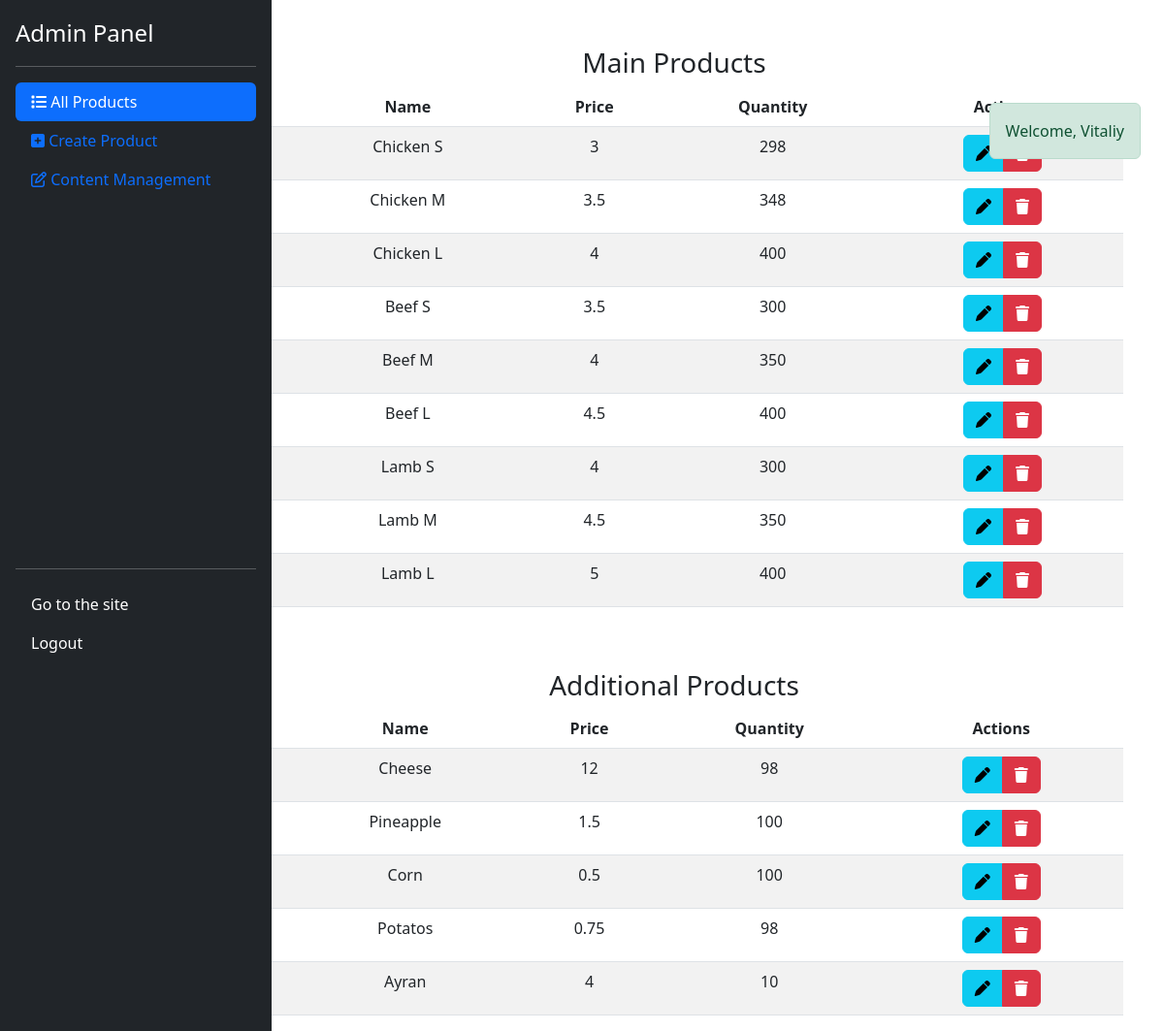
/admin/products (signed in), run on the app's committed database.
### tables this page shows
CREATE TABLE `products` (
  `id` bigint NOT NULL AUTO_INCREMENT,
  `name` varchar(255) NOT NULL,
  `description` text,
  `quantity` int unsigned DEFAULT '0',
  `price` float NOT NULL,
  `is_option` tinyint(1) DEFAULT '0',
  PRIMARY KEY (`id`),
  UNIQUE KEY `name` (`name`)
);

### config/DB.php (called while the page is built)
<?php
class DB
{
    protected static PDO $instance;
    public static function connect(): PDO
    {
        if (!isset(self::$instance)) {
            try {
                self::$instance = new PDO(
                    DSN,
                    DB_USER,
                    DB_PASSWORD,
                    DB_OPTS
                );
            } catch (PDOException $exception) {
                var_dump($exception->getMessage());
                die();
            }
        }
        return self::$instance;
    }
}

### app/db.php (called while the page is built, shortened)
<?php
function dbSelect(Tables $table, string $columns = '*', string $conditions = null, string $order = null, bool $isSingle = false)
{
    $query = "SELECT {$columns} FROM {$table->value}";
    $query .= $conditions ? " WHERE {$conditions}" : "";
    $query .= $order ? " ORDER BY {$order}" : "";
    $query = DB::connect()->prepare($query);
    $query->execute();
    return $isSingle ? $query->fetch() : $query->fetchAll();
}

### views/pages/admin/products/parts/table.php (the view, shortened to what this page needs)
<table class="table table-striped">
    <thead>
    <tr>
        <th>#</th>
        <th>Name</th>
        <th>Price</th>
        <th>Quantity</th>
        <th>Actions</th>
    </tr>
    </thead>
    <tbody>
    <?php foreach ($products as $number => $product) : ?>
        <tr>
            <td><?= $number + 1 ?></td>
            <td><?= $product['name'] ?></td>
            <td><?= $product['price'] ?></td>
            <td><?= $product['quantity'] ?></td>
            <td>
                <form action="/" method="POST">
                    <div class="btn-group" role="group" aria-label="Basic example">
                        <a href="/admin/products/edit/<?= $product['id'] ?>" class="btn btn-info"><i class="fa-solid fa-pen"></i></a>
                        <button type="submit" class="btn btn-danger"><i class="fa-solid fa-trash"></i></button>
                    </div>
                </form>
            </td>
        </tr>
    <?php endforeach; ?>
    </tbody>
</table>

### data on the page
products: name "Chicken S", price "3", quantity "298"
products: name "Chicken M", price "3.5", quantity "348"
products: name "Chicken L", price "4", quantity "400"
products: name "Beef S", price "3.5", quantity "300"
products: name "Beef M", price "4", quantity "350"
products: name "Beef L", price "4.5", quantity "400"
products: name "Lamb S", price "4", quantity "300"
products: name "Lamb M", price "4.5", quantity "350"
products: name "Lamb L", price "5", quantity "400"
products: name "Cheesе", price "12", quantity "98"
products: name "Pineapple", price "1.5", quantity "100"
products: name "Corn", price "0.5", quantity "100"
products: name "Potatos", price "0.75", quantity "98"
products: name "Ayran", price "4", quantity "10"

### other printed values
$_SESSION['notify']['text'] "Welcome, Vitaliy"
